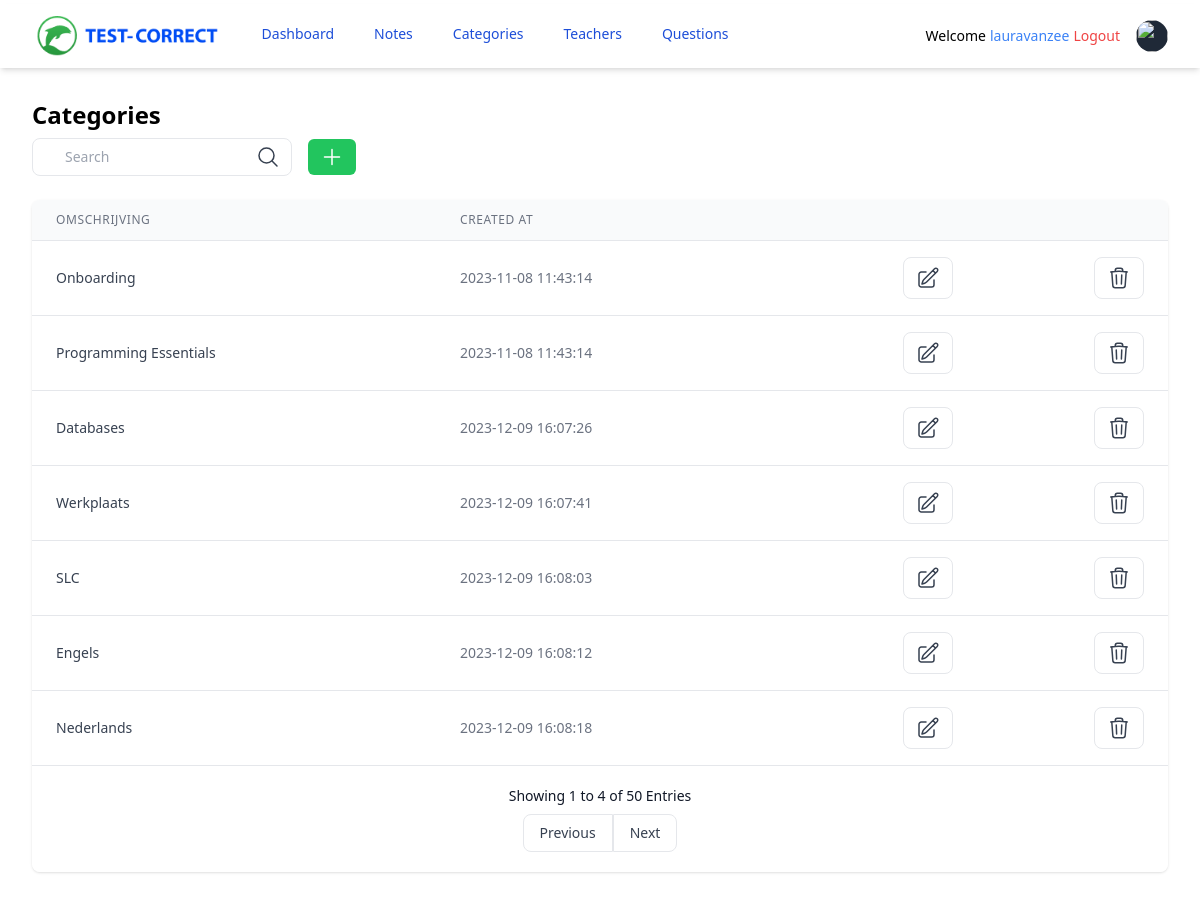
/categories/ (signed in), run on the app's committed database.
### tables this page shows
CREATE TABLE categories (
            category_id INTEGER PRIMARY KEY AUTOINCREMENT,
            omschrijving TEXT NOT NULL,
            date_created DATETIME DEFAULT CURRENT_TIMESTAMP);

### controllers/category_controller.py (the view)
@category_page.route("/")
def categories():
    if "user" in session:
        category_model = CategoryModel(DATABASE_FILE)
        username = session["user"]
        select_categories = category_model.get_all_categories()
        return render_template(
            "category/categories.html.j2",
            categories=select_categories,
            username=username,
        )
    return redirect(url_for("login"))

### models/category_model.py (called while the page is built)
    def __get_cursor(self):
        connection = sqlite3.connect(self.dbpath)
        cursor = connection.cursor()
        cursor.row_factory = sqlite3.Row
        return cursor

    def get_all_categories(self):
        cursor = self.__get_cursor()
        cursor.execute("SELECT * FROM categories")
        return cursor.fetchall()

### templates/category/categories.html.j2 (shortened to what this page needs)
{% extends "index.html.j2" %}
{% block content %}
<div class="mx-auto max-w-7xl px-2 sm:px-6 lg:px-8">
    <div class="py-8">
        <div>
            <h2 class="text-2xl font-semibold leading-tight">Categories</h2>
        </div>
        <div class="my-2 flex sm:flex-row flex-col">
            <div class="block relative">
                <form action="{{ url_for('category.search_category') }}" method="POST">
                    <label>
                    <input placeholder="Search"
                        name="search_value" class="appearance-none rounded-e-lg rounded-s-lg border border-gray-200 border-b block pl-8 pr-6 py-2 w-full bg-white placeholder-gray-400 text-gray-700 focus:bg-white focus:placeholder-gray-600 focus:text-gray-700 focus:outline-none" />
                    </label>
                    <span class="h-full absolute inset-y-0 right-0 flex items-center pl-2">
                        <button
                            type="submit"
                            class="hover:bg-gray-100 rounded-s-none rounded-e-lg text-gray-700 rounded-md px-3 py-1.5 transition duration-500 ease select-none hover:bg-gray-200 focus:outline-none focus:shadow-outline"
                            >
                            <svg xmlns="http://www.w3.org/2000/svg" fill="none" viewBox="0 0 24 24" stroke-width="1.5" stroke="currentColor" class="w-6 h-6">
                                <path stroke-linecap="round" stroke-linejoin="round" d="M21 21l-5.197-5.197m0 0A7.5 7.5 0 105.196 5.196a7.5 7.5 0 0010.607 10.607z"></path>
                            </svg>
                        </button>
                    </span>
                </form>
            </div>
            <div class="block relative">
                <span class="h-full absolute inset-y-0 left-0 flex items-center pl-2">
                    <form action="{{ url_for('category.create_category') }}">
                        <button
                            type="submit"
                            class="border-green-500 bg-green-500 text-white rounded-md px-3 py-1.5 m-2 transition duration-500 ease select-none hover:bg-green-600 focus:outline-none focus:shadow-outline"
                            >
                            <svg xmlns="http://www.w3.org/2000/svg" fill="none" viewBox="0 0 24 24" stroke-width="1.5" stroke="currentColor" class="w-6 h-6">
                                <path stroke-linecap="round" stroke-linejoin="round" d="M12 4.5v15m7.5-7.5h-15"></path>
                            </svg>
                        </button>
                    </form>
                </span>
            </div>
        </div>
        <div class="-mx-4 sm:-mx-8 px-4 sm:px-8 py-4 overflow-x-auto">
            <div class="inline-block min-w-full shadow rounded-lg overflow-hidden">
                <table class="min-w-full divide-y divide-gray-200 text-sm">
                    <thead class="bg-gray-50">
                        <tr>
                            <th scope="col" class="px-6 py-3 text-xs text-left font-medium text-gray-500 uppercase tracking-wider">
                                Omschrijving
                            </th>
                            <th scope="col" class="px-6 py-3 text-xs text-left font-medium text-gray-500 uppercase tracking-wider">
                                Created at
                            </th>
                            <th scope="col" class="relative px-6 py-3">
                            </th>
                            <th scope="col" class="relative px-6 py-3">
                            </th>
                        </tr>
                    </thead>
                    <tbody class="bg-white divide-y divide-gray-200">
                        {% if result | length != 0 %}
                        {% for category in result %}
                        <tr>
                            <td class="px-6 py-4 whitespace-nowrap text-gray-700">
                                {{ category.omschrijving }}
                            </td>
                            <td class="px-6 py-4 whitespace-nowrap text-gray-500">
                                {{ category.date_created }}
                            </td>
                            <td class="px-6 py-4 whitespace-nowrap text-right font-medium">
                                <form action="{{ url_for('category.category', category_id=category.category_id) }}" method="POST">
                                    <input type="hidden" name="category_id" value="{{ category.category_id }}" >
                                    <button type="submit" class="hover:bg-gray-100 border text-gray-700 py-2 px-3 rounded-s-lg rounded-e-lg">
                                        <svg xmlns="http://www.w3.org/2000/svg" fill="none" viewBox="0 0 24 24" stroke-width="1.5" stroke="currentColor" class="w-6 h-6">
                                            <path stroke-linecap="round" stroke-linejoin="round" d="M16.862 4.487l1.687-1.688a1.875 1.875 0 112.652 2.652L10.582 16.07a4.5 4.5 0 01-1.897 1.13L6 18l.8-2.685a4.5 4.5 0 011.13-1.897l8.932-8.931zm0 0L19.5 7.125M18 14v4.75A2.25 2.25 0 0115.75 21H5.25A2.25 2.25 0 013 18.75V8.25A2.25 2.25 0 015.25 6H10"></path>
                                        </svg>
                                    </button>
                                </form>
                            </td>
                            <td class="px-6 py-4 whitespace-nowrap text-right font-medium">
                                <form action="{{ url_for('category.delete_category')}}" method="POST">
                                    <input type="hidden" value="{{ category.category_id }}" name="category_id">
                                    <button type="submit" class="hover:bg-gray-100 border text-gray-700 py-2 px-3 rounded-s-lg rounded-e-lg">
                                        <svg xmlns="http://www.w3.org/2000/svg" fill="none" viewBox="0 0 24 24" stroke-width="1.5" stroke="currentColor" class="w-6 h-6">
                                            <path stroke-linecap="round" stroke-linejoin="round" d="M14.74 9l-.346 9m-4.788 0L9.26 9m9.968-3.21c.342.052.682.107 1.022.166m-1.022-.165L18.16 19.673a2.25 2.25 0 01-2.244 2.077H8.084a2.25 2.25 0 01-2.244-2.077L4.772 5.79m14.456 0a48.108 48.108 0 00-3.478-.397m-12 .562c.34-.059.68-.114 1.022-.165m0 0a48.11 48.11 0 013.478-.397m7.5 0v-.916c0-1.18-.91-2.164-2.09-2.201a51.964 51.964 0 00-3.32 0c-1.18.037-2.09 1.022-2.09 2.201v.916m7.5 0a48.667 48.667 0 00-7.5 0"></path>
                                        </svg>
                                    </button>
                                </form>
                            </td>
                        </tr>
                        {% endfor %}
                        {% else %}
                        {% for category in categories %}
                        <tr>
                            <td class="px-6 py-4 whitespace-nowrap text-gray-700">
                                {{ category.omschrijving }}
                            </td>
                            <td class="px-6 py-4 whitespace-nowrap text-gray-500">
                                {{ category.date_created }}
                            </td>
                            <td class="px-6 py-4 whitespace-nowrap text-right font-medium">
                                <form action="{{ url_for('category.category', category_id=category.category_id) }}" method="POST">
                                    <button type="submit" class="hover:bg-gray-100 border text-gray-700 py-2 px-3 rounded-s-lg rounded-e-lg">
                                    </button>
                                </form>
                            </td>
                            <td class="px-6 py-4 whitespace-nowrap text-right font-medium">
                                <form action="{{ url_for('category.delete_category')}}" method="POST">
                                    <button type="submit" class="hover:bg-gray-100 border text-gray-700 py-2 px-3 rounded-s-lg rounded-e-lg">
                                    </button>
                                </form>
                            </td>
                        </tr>
                        {% endfor %}
                        {% endif %}
                    </tbody>
                </table>
                <div
                    class="px-5 py-5 bg-white border-t flex flex-col xs:flex-row items-center xs:justify-between">
                    <span class="text-gray-900">
                    Showing 1 to 4 of 50 Entries
                    </span>
                    <div class="inline-flex mt-2 xs:mt-0">
                        <button
                            class="hover:bg-gray-100 border text-gray-700 py-2 px-4 rounded-s-lg">
                        Previous
                        </button>
                        <button
                            class="hover:bg-gray-100 border text-gray-700 py-2 px-4 rounded-e-lg">
                        Next
                        </button>
                    </div>
                </div>
            </div>
        </div>
    </div>
</div>
{% endblock %}

### data on the page
categories: omschrijving "Onboarding", date_created "2023-11-08 11:43:14"
categories: omschrijving "Programming Essentials", date_created "2023-11-08 11:43:14"
categories: omschrijving "Databases", date_created "2023-12-09 16:07:26"
categories: omschrijving "Werkplaats", date_created "2023-12-09 16:07:41"
categories: omschrijving "SLC", date_created "2023-12-09 16:08:03"
categories: omschrijving "Engels", date_created "2023-12-09 16:08:12"
categories: omschrijving "Nederlands", date_created "2023-12-09 16:08:18"

### other printed values
{{ username }} "lauravanzee"
